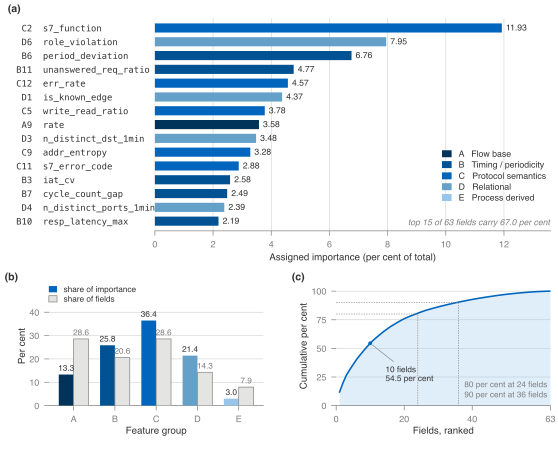

Reproduce this figure in Python.
#!/usr/bin/env python3
"""
Feature-importance figure for the 63-field NADICS extraction schema.

Composition follows the convention used in applied ML papers: a ranked
horizontal bar panel for the individual fields, a share-versus-size panel
that shows which groups pay for themselves, and a cumulative (Pareto) panel
that shows how concentrated the ranking is.

Sized to the thesis text width (141.6 mm) so it can be dropped in at 1:1.
Palette is the TUM Corporate Design print ramp already used by
figures/src/tum-dotplot.tex: a single-hue lightness ramp, so the figure
survives greyscale printing and red-green colour deficiency.
"""

import json
import pathlib

import matplotlib as mpl
mpl.use("Agg")
import matplotlib.pyplot as plt
import numpy as np
from matplotlib.patches import Patch

HERE = pathlib.Path(__file__).parent
DATA = json.loads((HERE / "nadics-feature-importance.json").read_text())

# ----------------------------------------------------------------- style ----
TEXTWIDTH_IN = 141.6 / 25.4          # thesis \textwidth
FIG_H_IN = 4.50
GROUPS = ["A", "B", "C", "D", "E"]
COLOR = {                            # TUM CD print ramp, dark -> light
    "A": "#003359",                  # TUM Blau dunkel 2
    "B": "#005293",                  # TUM Blau dunkel 1
    "C": "#0065BD",                  # TUM Blau, Pantone 300 C, at 100 %
    "D": "#64A0C8",                  # Akzent Pantone 542
    "E": "#98C6EA",                  # Akzent Pantone 283
}
GREY_XL, GREY_L, GREY_M, GREY_D = "#E4E4E2", "#CCCCCC", "#808080", "#333333"

mpl.rcParams.update({
    "font.family": "sans-serif",
    "font.sans-serif": ["Helvetica", "Arial", "DejaVu Sans"],
    "font.monospace": ["Menlo", "DejaVu Sans Mono"],
    "font.size": 7.0,
    "axes.labelsize": 7.0,
    "xtick.labelsize": 6.5,
    "ytick.labelsize": 6.5,
    "axes.edgecolor": GREY_M,
    "axes.linewidth": 0.5,
    "xtick.major.width": 0.5,
    "ytick.major.width": 0.5,
    "xtick.color": GREY_M,
    "ytick.color": GREY_M,
    "text.color": GREY_D,
    "axes.labelcolor": GREY_D,
    "pdf.fonttype": 42,
    "svg.fonttype": "none",
    "figure.dpi": 110,
})

feats = sorted(DATA["features"], key=lambda f: f["rank"])
gshare = DATA["group_importance_percent"]
gname = DATA["group_names"]
gcount = DATA["group_field_counts"]
N_TOP = 15

fig = plt.figure(figsize=(TEXTWIDTH_IN, FIG_H_IN))
# Two grids, because panel (a) needs a wide label gutter and the bottom row
# does not; one shared `left` would waste a third of the bottom row.
gs_top = fig.add_gridspec(1, 1, left=0.278, right=0.988, top=0.960, bottom=0.487)
gs_bot = fig.add_gridspec(1, 2, left=0.088, right=0.988, top=0.363, bottom=0.098,
                          wspace=0.34)
ax_a = fig.add_subplot(gs_top[0, 0])
ax_b = fig.add_subplot(gs_bot[0, 0])
ax_c = fig.add_subplot(gs_bot[0, 1])


def strip(ax, keep=("bottom",)):
    for side in ("top", "right", "left", "bottom"):
        ax.spines[side].set_visible(side in keep)


# ------------------------------------------- (a) ranked feature importance --
top = feats[:N_TOP]
y = np.arange(len(top))[::-1]
vals = [f["importance_percent"] for f in top]

ax_a.barh(y, vals, height=0.66, color=[COLOR[f["group"]] for f in top], zorder=3)
for yi, v in zip(y, vals):
    ax_a.text(v + 0.14, yi, f"{v:.2f}", va="center", ha="left",
              fontsize=6.2, color=GREY_D, zorder=4)

ax_a.set_yticks(y)
# Monospace plus a constant character count: right-aligning equal-width labels
# lines the identifiers up in their own column and left-aligns the names.
_w = max(len(f["feature"]) for f in top)
ax_a.set_yticklabels(
    [f"{f['feature_id']:>3s}  {f['feature']:<{_w}s}" for f in top],
    family="monospace", fontsize=6.4, color=GREY_D)
ax_a.tick_params(axis="y", pad=0)
ax_a.set_xlim(0, max(vals) * 1.14)
ax_a.set_ylim(-0.7, len(top) - 0.3)
ax_a.set_xlabel("Assigned importance (per cent of total)", labelpad=3)
ax_a.xaxis.grid(True, color=GREY_L, linewidth=0.4, zorder=0)
ax_a.set_axisbelow(True)
strip(ax_a)
ax_a.tick_params(axis="y", length=0)

ax_a.legend(
    handles=[Patch(facecolor=COLOR[g], label=f"{g}   {gname[g]}") for g in GROUPS],
    loc="lower right", bbox_to_anchor=(1.0, 0.115), frameon=False, fontsize=6.3,
    handlelength=1.1, handleheight=0.85, labelspacing=0.32, borderpad=0.0,
)
ax_a.text(0.998, 0.018,
          f"top {N_TOP} of 63 fields carry {sum(vals):.1f} per cent",
          transform=ax_a.transAxes, ha="right", va="bottom",
          fontsize=6.2, color=GREY_M, style="italic")

# --------------------------------------------- (b) group share versus size --
x = np.arange(len(GROUPS))
imp = [gshare[g] for g in GROUPS]
size = [gcount[g] / 63 * 100 for g in GROUPS]
w = 0.36

ax_b.bar(x - w / 2, imp, w, color=[COLOR[g] for g in GROUPS], zorder=3)
ax_b.bar(x + w / 2, size, w, color=GREY_XL, edgecolor=GREY_M, linewidth=0.5,
         zorder=3)

for xi, (a, b) in enumerate(zip(imp, size)):
    ax_b.text(xi - w / 2, a + 1.0, f"{a:.1f}", ha="center", va="bottom",
              fontsize=5.9, color=GREY_D)
    ax_b.text(xi + w / 2, b + 1.0, f"{b:.1f}", ha="center", va="bottom",
              fontsize=5.9, color=GREY_M)

ax_b.set_xticks(x)
ax_b.set_xticklabels(GROUPS)
ax_b.set_ylim(0, 51)
ax_b.set_yticks([0, 10, 20, 30, 40])
ax_b.set_ylabel("Per cent", labelpad=2)
ax_b.set_xlabel("Feature group", labelpad=2)
ax_b.yaxis.grid(True, color=GREY_L, linewidth=0.4, zorder=0)
ax_b.set_axisbelow(True)
strip(ax_b)
ax_b.legend(
    handles=[Patch(facecolor=COLOR["C"], label="share of importance"),
             Patch(facecolor=GREY_XL, edgecolor=GREY_M, linewidth=0.5,
                   label="share of fields")],
    loc="upper left", bbox_to_anchor=(-0.02, 1.04), frameon=False, fontsize=5.9,
    handlelength=1.0, handleheight=0.8, labelspacing=0.22, borderpad=0.0,
)

# --------------------------------------------------- (c) cumulative share --
allv = np.array([f["importance_percent"] for f in feats])
cum = np.cumsum(allv)
rank = np.arange(1, len(allv) + 1)

ax_c.fill_between(rank, 0, cum, color=COLOR["E"], alpha=0.30, zorder=2,
                  linewidth=0)
ax_c.plot(rank, cum, color=COLOR["C"], linewidth=1.15, zorder=3)

marks = []
for thr in (80, 90):
    k = int(np.searchsorted(cum, thr) + 1)
    marks.append((thr, k))
    ax_c.plot([0, k, k], [thr, thr, 0], color=GREY_M, linewidth=0.45,
              linestyle=(0, (2.2, 1.8)), zorder=4)

k10 = 10
ax_c.plot([k10], [cum[k10 - 1]], marker="o", markersize=2.8,
          markeredgewidth=0, color=COLOR["C"], zorder=5)
ax_c.annotate(f"10 fields\n{cum[k10 - 1]:.1f} per cent",
              xy=(k10, cum[k10 - 1]), xytext=(k10 + 4.5, cum[k10 - 1] - 27),
              fontsize=5.9, color=GREY_D, linespacing=1.3, va="center",
              arrowprops=dict(arrowstyle="-", linewidth=0.45, color=GREY_M,
                              shrinkA=0, shrinkB=2))

ax_c.text(0.985, 0.045,
          "\n".join(f"{t} per cent at {k} fields" for t, k in marks),
          transform=ax_c.transAxes, ha="right", va="bottom",
          fontsize=5.9, color=GREY_M, linespacing=1.35)

ax_c.set_xlim(0, len(allv))
ax_c.set_ylim(0, 104)
ax_c.set_xlabel("Fields, ranked", labelpad=2)
ax_c.set_ylabel("Cumulative per cent", labelpad=2)
ax_c.set_yticks([0, 25, 50, 75, 100])
ax_c.set_xticks([0, 20, 40, 63])
ax_c.yaxis.grid(True, color=GREY_L, linewidth=0.4, zorder=0)
ax_c.set_axisbelow(True)
strip(ax_c)

# ------------------------------------------------------------ panel letters -
for ax, letter, dx, dy in ((ax_a, "a", -106, 3), (ax_b, "b", -32, 3),
                           (ax_c, "c", -32, 3)):
    ax.annotate(f"({letter})", xy=(0, 1), xycoords="axes fraction",
                xytext=(dx, dy), textcoords="offset points",
                ha="left", va="bottom", fontsize=7.6, fontweight="bold",
                color=GREY_D)

out_pdf = HERE / "nadics-feature-importance.pdf"
out_png = HERE / "nadics-feature-importance.png"
fig.savefig(out_pdf)
fig.savefig(out_png, dpi=300)

print(f"group shares sum to {sum(imp):.6f}")
print(f"all 63 sum to       {cum[-1]:.6f}")
print(f"top 10 / 15         {cum[9]:.4f} / {cum[14]:.4f}")
for g in GROUPS:
    print(f"  {g}: {gshare[g]:6.2f} % over {gcount[g]:2d} fields "
          f"-> {gshare[g] / gcount[g]:.3f} % per field")
print(f"wrote {out_pdf.name}, {out_png.name}")
